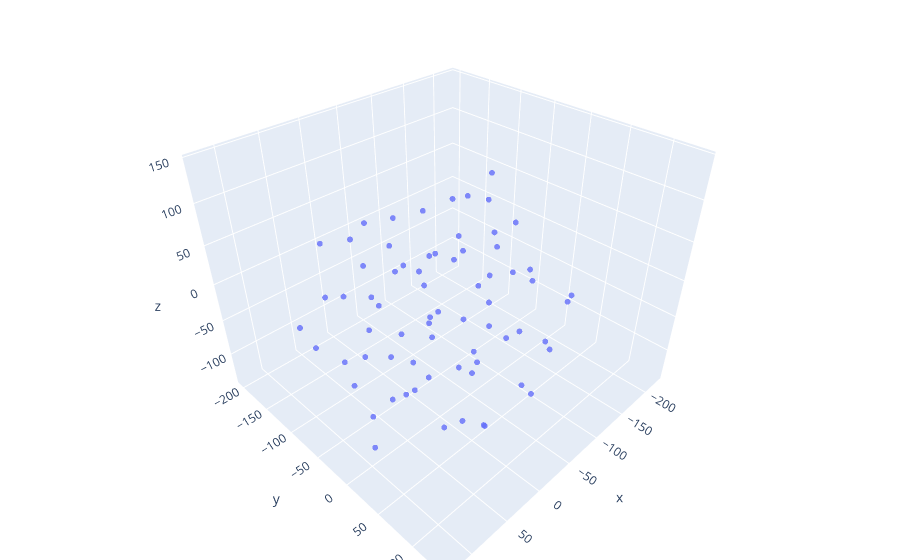

Notebook cell for this chart:
### Code cell
import plotly.graph_objects as go
import numpy as np


fig = go.Figure(data=[go.Scatter3d(
    x=TSNE_emb[:,0],
    y=TSNE_emb[:,1],
    z=TSNE_emb[:,2],
    mode='markers',
    marker=dict(
        size=2,
        opacity=0.8
    )
)])

# tight layout
fig.update_layout(margin=dict(l=0, r=0, b=0, t=0))
fig.show()
